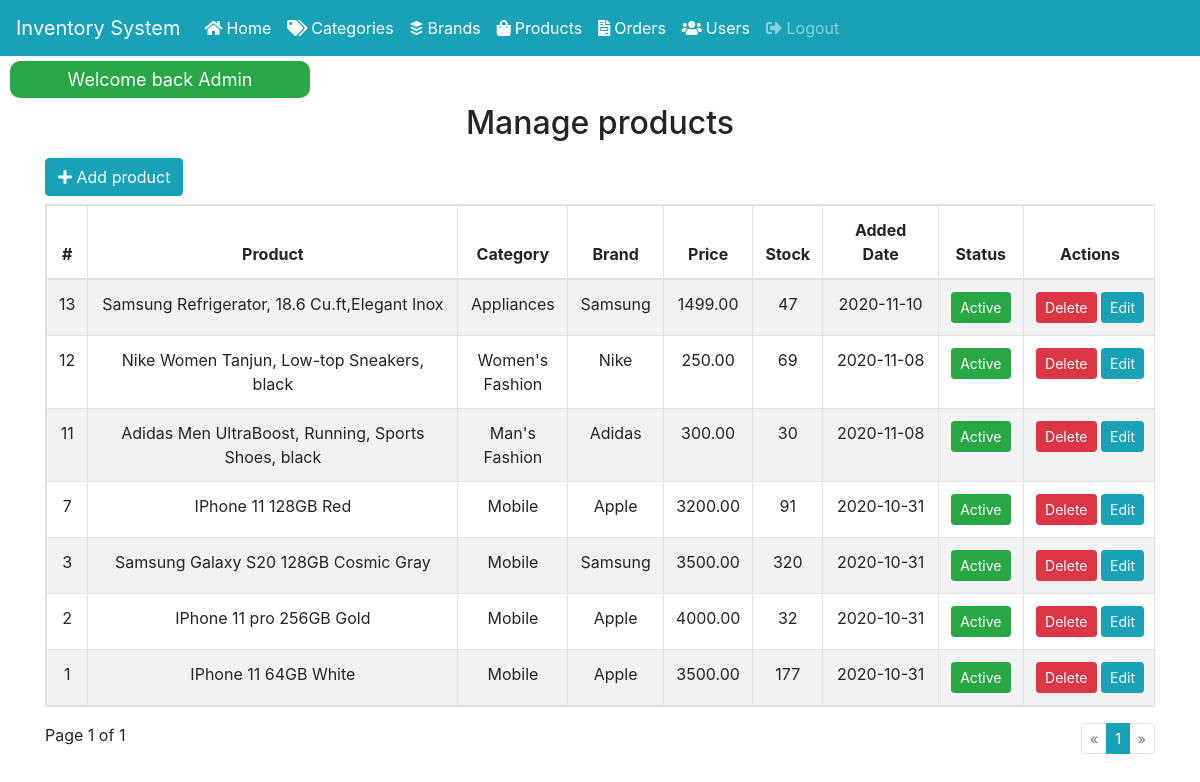
Screenshot of /manage_products.php (signed in) with the database file from the repository.
### tables this page shows
CREATE TABLE `products` (
  `id` int(11) NOT NULL,
  `category_id` int(11) NOT NULL,
  `brand_id` int(11) NOT NULL,
  `product_name` varchar(255) NOT NULL,
  `product_price` decimal(15,2) NOT NULL,
  `product_stock` int(11) NOT NULL,
  `product_added_date` date NOT NULL,
  `product_status` enum('1','0') NOT NULL DEFAULT '1'
);

CREATE TABLE `categories` (
  `id` int(11) NOT NULL,
  `parent_category` int(11) NOT NULL,
  `category_name` varchar(255) NOT NULL,
  `category_status` enum('0','1') NOT NULL DEFAULT '1'
);

CREATE TABLE `brands` (
  `id` int(11) NOT NULL,
  `brand_name` varchar(255) NOT NULL,
  `brand_status` enum('1','0') NOT NULL DEFAULT '1'
);

### manage_products.php (the view, shortened to what this page needs)
<?php
require_once 'includes/templates/header.php';
require_once 'includes/classes/Database.php';
$getAllWithPagination = new Database();
$table = 'products';
$sql ='SELECT products.*, categories.category_name, brands.brand_name FROM products, categories, brands WHERE products.category_id=categories.id AND products.brand_id=brands.id ORDER BY id DESC';
$pagination = $getAllWithPagination->getAllResultWithPagination('manage_products',$table, $sql);
?>
<div class="container my-5 manage-categories">
    <h2 class="text-center mt-5 mb-3">Manage products</h2>
    <a href="#!" class="btn btn-info mb-2"  data-toggle="modal" data-target="#add_product"><i class="fas fa-plus"></i>&nbsp;Add product</a>
    <table class="table table-striped table-hover table-bordered text-center table-responsive">
        <thead>
        <tr>
            <th>#</th>
            <th style="width: 370px !important; min-width: 370px !important;">Product</th>
            <th style="width: 110px !important; min-width: 110px !important;">Category</th>
            <th>Brand</th>
            <th>Price</th>
            <th>Stock</th>
            <th style="min-width: 116px !important;">Added Date</th>
            <th>Status</th>
            <th style="min-width: 134px !important;">Actions</th>
        </tr>
        </thead>
        <tbody>
        <?php foreach ($pagination['sql_result'] as $r):?>
            <tr>
                <td><?php echo $r['id']?></td>
                <td><?php echo $r['product_name']?></td>
                <td><?php echo $r['category_name']?></td>
                <td><?php echo $r['brand_name']?></td>
                <td><?php echo $r['product_price']?></td>
                <td><?php echo $r['product_stock']?></td>
                <td><?php echo $r['product_added_date']?></td>
                <td><a class="btn btn-sm btn-success" href="#">Active</a></td>
                <td>
                    <button class="btn btn-sm btn-danger delete-product" data-pid="<?php echo $r['id']?>">Delete</button>
                    <button class="btn btn-sm btn-info edit-product" data-toggle="modal" data-target="#edit_product" data-pid="<?php echo $r['id']?>">Edit</button>
                </td>
            </tr>
        <?php endforeach;?>
        </tbody>
    </table>
    <div class="float-left">
        Page <?php echo $pagination['page']?> of <?php echo $pagination['total_pages']?>
    </div>
    <div class="float-right">
        <nav aria-label="Page navigation example">
            <ul class="pagination pagination-sm">
                <?php echo $pagination['pagination']?>
            </ul>
        </nav>
    </div>
</div>
<?php require_once 'includes/templates/footer.php'?>

### rows the page displays
products: id "13", product_name "Samsung Refrigerator, 18.6 Cu.ft,Elegant Inox", category.category_name "Appliances", brand.brand_name "Samsung", product_price "1499.00", product_stock "47", product_added_date "2020-11-10"
products: id "12", product_name "Nike Women Tanjun, Low-top Sneakers, black", category.category_name "Women's Fashion", brand.brand_name "Nike", product_price "250.00", product_stock "69", product_added_date "2020-11-08"
products: id "11", product_name "Adidas Men UltraBoost, Running, Sports Shoes, black", category.category_name "Man's Fashion", brand.brand_name "Adidas", product_price "300.00", product_stock "30", product_added_date "2020-11-08"
products: id "7", product_name "IPhone 11 128GB Red", category.category_name "Mobile", brand.brand_name "Apple", product_price "3200.00", product_stock "91", product_added_date "2020-10-31"
products: id "3", product_name "Samsung Galaxy S20 128GB Cosmic Gray", category.category_name "Mobile", brand.brand_name "Samsung", product_price "3500.00", product_stock "320", product_added_date "2020-10-31"
products: id "2", product_name "IPhone 11 pro 256GB Gold", category.category_name "Mobile", brand.brand_name "Apple", product_price "4000.00", product_stock "32", product_added_date "2020-10-31"
products: id "1", product_name "IPhone 11 64GB White", category.category_name "Mobile", brand.brand_name "Apple", product_price "3500.00", product_stock "177", product_added_date "2020-10-31"

### other values shown
$_SESSION['notify_message'] "Welcome back Admin"
$pagination['page'] "1"
$pagination['total_pages'] "1"
